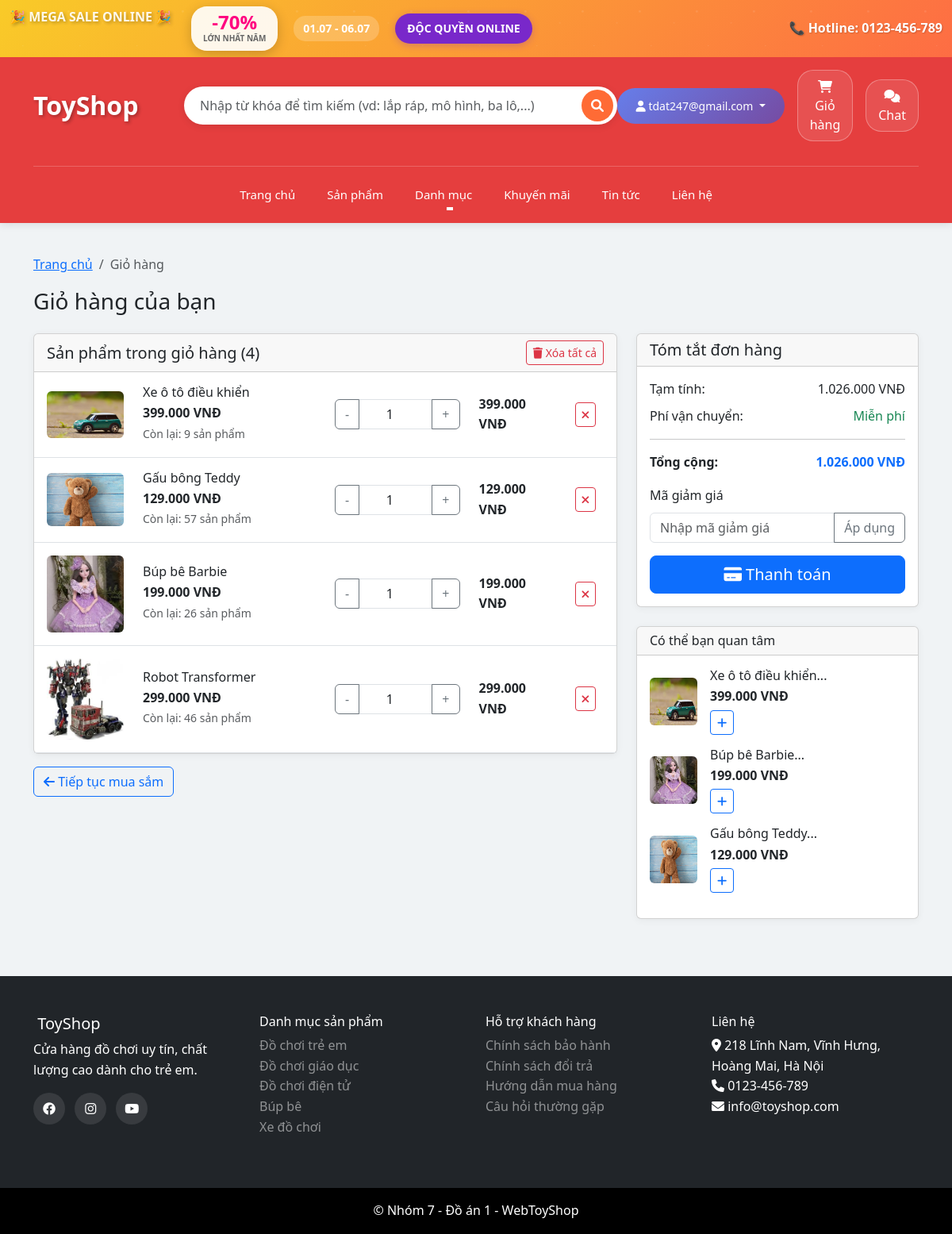
The app's page /cart.php (signed in) with its own data.
### tables this page shows
CREATE TABLE `cart` (
  `id` int(11) NOT NULL,
  `customer_id` int(11) DEFAULT NULL,
  `product_id` int(11) DEFAULT NULL,
  `quantity` int(11) NOT NULL DEFAULT 1,
  `created_at` timestamp NOT NULL DEFAULT current_timestamp()
);

CREATE TABLE `products` (
  `id` int(11) NOT NULL,
  `name` varchar(200) NOT NULL,
  `description` text DEFAULT NULL,
  `price` decimal(10,2) NOT NULL,
  `sale_price` decimal(10,2) DEFAULT NULL,
  `category_id` int(11) DEFAULT NULL,
  `image` varchar(255) DEFAULT NULL,
  `stock_quantity` int(11) DEFAULT 0,
  `status` enum('active','inactive') DEFAULT 'active',
  `featured` tinyint(1) DEFAULT 0,
  `created_at` timestamp NOT NULL DEFAULT current_timestamp()
);

CREATE TABLE `categories` (
  `id` int(11) NOT NULL,
  `name` varchar(100) NOT NULL,
  `description` text DEFAULT NULL,
  `image` varchar(255) DEFAULT NULL,
  `status` enum('active','inactive') DEFAULT 'active',
  `created_at` timestamp NOT NULL DEFAULT current_timestamp()
);

### config/database.php (called while the page is built, shortened)
<?php
$conn = new mysqli(DB_HOST, DB_USER, DB_PASS, DB_NAME);
$conn->set_charset("utf8mb4");
function executeQuery($sql, $params = []) {
    global $conn;
    $stmt = $conn->prepare($sql);
    if (!empty($params)) {
        $types = '';
        foreach ($params as $param) {
            if (is_int($param)) {
                $types .= 'i';
            } elseif (is_float($param)) {
                $types .= 'd';
            } elseif (is_string($param)) {
                $types .= 's';
            } else {
                $types .= 's';
            }
        }
        if (!$stmt->bind_param($types, ...$params)) {
            error_log("Binding parameters failed: " . $stmt->error);
            $stmt->close();
            return false;
        }
    }
    if (!$stmt->execute()) {
        error_log("Execute failed: " . $stmt->error);
        $stmt->close();
        return false;
    }
    if (strpos(strtoupper($sql), 'SELECT') === 0) {
        $result = $stmt->get_result();
        return $result;
    }
    return true;
}
function fetchAll($sql, $params = []) {
    $result = executeQuery($sql, $params);
    $data = [];
    if ($result && $result !== true) {
        while ($row = $result->fetch_assoc()) {
            $data[] = $row;
        }
    }
    return $data;
}
?>

### includes/functions.php (called while the page is built, shortened)
<?php
function formatMoney($amount) {
    return number_format($amount, 0, ',', '.') . ' VNĐ';
}
?>

### cart.php (the view, shortened to what this page needs)
<?php
include 'includes/header.php';
$customer_id = $_SESSION['customer_id'];
$cartItems = fetchAll("SELECT c.*, p.name, p.price, p.sale_price, p.image, p.stock_quantity
                       FROM cart c
                       JOIN products p ON c.product_id = p.id
                       WHERE c.customer_id = ?
                       ORDER BY c.created_at DESC", [$customer_id]);
$totalAmount = 0;
foreach ($cartItems as $item) {
    $price = $item['sale_price'] ?: $item['price'];
    $totalAmount += $price * $item['quantity'];
}
?>
<div class="container py-4">
    <nav aria-label="breadcrumb">
        <ol class="breadcrumb">
            <li class="breadcrumb-item"><a href="index.php">Trang chủ</a></li>
            <li class="breadcrumb-item active">Giỏ hàng</li>
        </ol>
    </nav>
    <h1 class="h3 mb-4">Giỏ hàng của bạn</h1>
    <?php if (empty($cartItems)): ?>
        <div class="text-center py-5">
            <i class="fas fa-shopping-cart fa-3x text-muted mb-3"></i>
            <h4>Giỏ hàng trống</h4>
            <p class="text-muted">Bạn chưa có sản phẩm nào trong giỏ hàng</p>
            <a href="products.php" class="btn btn-primary">
                <i class="fas fa-shopping-bag"></i> Tiếp tục mua sắm
            </a>
        </div>
    <?php else: ?>
        <div class="row">
            <div class="col-lg-8">
                <div class="card">
                    <div class="card-header d-flex justify-content-between align-items-center">
                        <h5 class="mb-0">Sản phẩm trong giỏ hàng (<?php echo count($cartItems); ?>)</h5>
                        <form method="POST" class="d-inline"
                              onsubmit="return confirm('Bạn có chắc muốn xóa tất cả sản phẩm?')">
                            <button type="submit" class="btn btn-outline-danger btn-sm">
                                <i class="fas fa-trash"></i> Xóa tất cả
                            </button>
                        </form>
                    </div>
                    <div class="card-body p-0">
                        <?php foreach ($cartItems as $item): ?>
                            <div class="cart-item border-bottom p-3">
                                <div class="row align-items-center">
                                    <div class="col-md-2">
                                        <img src="assets/img/<?php echo $item['image'] ?: 'default.jpg'; ?>"
                                             class="img-fluid rounded" alt="<?php echo $item['name']; ?>">
                                    </div>
                                    <div class="col-md-4">
                                        <h6 class="mb-1"><?php echo $item['name']; ?></h6>
                                        <div class="price">
                                            <?php if ($item['sale_price']): ?>
                                                <span class="text-danger fw-bold"><?php echo formatMoney($item['sale_price']); ?></span>
                                                <span class="text-muted text-decoration-line-through ms-2"><?php echo formatMoney($item['price']); ?></span>
                                            <?php else: ?>
                                                <span class="fw-bold"><?php echo formatMoney($item['price']); ?></span>
                                            <?php endif; ?>
                                        </div>
                                        <small class="text-muted">
                                            Còn lại: <?php echo $item['stock_quantity']; ?> sản phẩm
                                        </small>
                                    </div>
                                    <div class="col-md-3">
                                        <form method="POST" class="quantity-form">
                                            <div class="input-group">
                                                <button type="button" class="btn btn-outline-secondary"
                                                        onclick="changeCartQuantity(this, -1)">-</button>
                                                <input type="number" class="form-control text-center"
                                                       name="quantity" value="<?php echo $item['quantity']; ?>"
                                                       min="1" max="<?php echo $item['stock_quantity']; ?>"
                                                       onchange="this.form.submit()">
                                                <button type="button" class="btn btn-outline-secondary"
                                                        onclick="changeCartQuantity(this, 1)">+</button>
                                            </div>
                                        </form>
                                    </div>
                                    <div class="col-md-2">
                                        <?php
                                        $itemPrice = $item['sale_price'] ?: $item['price'];
                                        $itemTotal = $itemPrice * $item['quantity'];
                                        ?>
                                        <strong><?php echo formatMoney($itemTotal); ?></strong>
                                    </div>
                                    <div class="col-md-1">
                                        <form method="POST" class="d-inline"
                                              onsubmit="return confirm('Bạn có chắc muốn xóa sản phẩm này?')">
                                            <button type="submit" class="btn btn-outline-danger btn-sm">
                                                <i class="fas fa-times"></i>
                                            </button>
                                        </form>
                                    </div>
                                </div>
                            </div>
                        <?php endforeach; ?>
                    </div>
                </div>
                <div class="mt-3">
                    <a href="products.php" class="btn btn-outline-primary">
                        <i class="fas fa-arrow-left"></i> Tiếp tục mua sắm
                    </a>
                </div>
            </div>
            <div class="col-lg-4">
                <div class="card">
                    <div class="card-header">
                        <h5 class="mb-0">Tóm tắt đơn hàng</h5>
                    </div>
                    <div class="card-body">
                        <div class="d-flex justify-content-between mb-2">
                            <span>Tạm tính:</span>
                            <span><?php echo formatMoney($totalAmount); ?></span>
                        </div>
                        <div class="d-flex justify-content-between mb-2">
                            <span>Phí vận chuyển:</span>
                            <span class="text-success">Miễn phí</span>
                        </div>
                        <hr>
                        <div class="d-flex justify-content-between mb-3">
                            <strong>Tổng cộng:</strong>
                            <strong class="text-primary"><?php echo formatMoney($totalAmount); ?></strong>
                        </div>
                        <div class="mb-3 position-relative">
                            <label for="discount_code" class="form-label">Mã giảm giá</label>
                            <div class="input-group">
                                <input type="text" class="form-control" id="discount_code" placeholder="Nhập mã giảm giá" autocomplete="off" onfocus="showDiscountSuggestions()" oninput="filterDiscountSuggestions()">
                                <button class="btn btn-outline-secondary" type="button" onclick="applyDiscount()">
                                    Áp dụng
                                </button>
                            </div>
                        </div>
                        <a href="checkout.php" class="btn btn-primary w-100 btn-lg">
                            <i class="fas fa-credit-card"></i> Thanh toán
                        </a>
                    </div>
                </div>
                <div class="card mt-4">
                    <div class="card-header">
                        <h6 class="mb-0">Có thể bạn quan tâm</h6>
                    </div>
                    <div class="card-body">
                        <?php
                        $suggestedProducts = fetchAll("SELECT * FROM products
                                                       WHERE status = 'active' AND featured = 1
                                                       ORDER BY RAND() LIMIT 3");
                        foreach ($suggestedProducts as $product):
                        ?>
                            <div class="d-flex align-items-center mb-3">
                                <img src="assets/img/<?php echo $product['image'] ?: 'default.jpg'; ?>"
                                     width="60" height="60" class="rounded me-3">
                                <div class="flex-fill">
                                    <h6 class="mb-1"><?php echo substr($product['name'], 0, 30) . '...'; ?></h6>
                                    <div class="price">
                                        <?php if ($product['sale_price']): ?>
                                            <span class="text-danger fw-bold"><?php echo formatMoney($product['sale_price']); ?></span>
                                        <?php else: ?>
                                            <span class="fw-bold"><?php echo formatMoney($product['price']); ?></span>
                                        <?php endif; ?>
                                    </div>
                                    <button class="btn btn-outline-primary btn-sm mt-1"
                                            onclick="addToCart(<?php echo $product['id']; ?>)">
                                        <i class="fas fa-plus"></i>
                                    </button>
                                </div>
                            </div>
                        <?php endforeach; ?>
                    </div>
                </div>
            </div>
        </div>
    <?php endif; ?>
</div>
<div class="position-fixed bottom-0 end-0 p-3" style="z-index: 1100">
</div>
<?php include 'includes/footer.php'; ?>

### includes/footer.php (shortened to what this page needs)
    <footer class="footer bg-dark text-white mt-5">
        <div class="container py-5">
            <div class="row">
                <div class="col-md-3">
                    <h5><i class="fas fa-toy-brick"></i> ToyShop</h5>
                    <p>Cửa hàng đồ chơi uy tín, chất lượng cao dành cho trẻ em.</p>
                    <div class="social-links">
                        <a href="#" class="text-white me-2"><i class="fab fa-facebook"></i></a>
                        <a href="#" class="text-white me-2"><i class="fab fa-instagram"></i></a>
                        <a href="#" class="text-white me-2"><i class="fab fa-youtube"></i></a>
                    </div>
                </div>
                <div class="col-md-3">
                    <h6>Danh mục sản phẩm</h6>
                    <ul class="list-unstyled">
                        <?php
                        $categories = fetchAll("SELECT * FROM categories WHERE status = 'active' LIMIT 5");
                        foreach ($categories as $category):
                        ?>
                            <li><a href="category.php?id=<?php echo $category['id']; ?>" class="text-white-50"><?php echo $category['name']; ?></a></li>
                        <?php endforeach; ?>
                    </ul>
                </div>
                <div class="col-md-3">
                    <h6>Hỗ trợ khách hàng</h6>
                    <ul class="list-unstyled">
                        <li><a href="#" class="text-white-50">Chính sách bảo hành</a></li>
                        <li><a href="#" class="text-white-50">Chính sách đổi trả</a></li>
                        <li><a href="#" class="text-white-50">Hướng dẫn mua hàng</a></li>
                        <li><a href="#" class="text-white-50">Câu hỏi thường gặp</a></li>
                    </ul>
                </div>
                <div class="col-md-3">
                    <h6>Liên hệ</h6>
                    <ul class="list-unstyled">
                        <li><i class="fas fa-map-marker-alt"></i> 218 Lĩnh Nam, Vĩnh Hưng, Hoàng Mai, Hà Nội</li>
                        <li><i class="fas fa-phone"></i> 0123-456-789</li>
                        <li><i class="fas fa-envelope"></i> info@toyshop.com</li>
                    </ul>
                </div>
            </div>
        </div>
        <div class="footer-bottom bg-black py-3">
            <div class="container">
                <div class="row align-items-center">
                    <div class="col-12 text-center">
                        <p class="mb-0">&copy; Nhóm 7 - Đồ án 1 - WebToyShop</p>
                    </div>
                </div>
            </div>
        </div>
    </footer>
</body>
</html>

### assets/css/style.css (style rules this page uses)
:root { --primary-color: #007bff; --secondary-color: #6c757d; --success-color: #28a745; --danger-color: #dc3545; --warning-color: #ffc107; --info-color: #17a2b8; --light-color: #da4167; --dark-color: #343a40; --bg-color: #f7f8f9; }
body { font-family: "Segoe UI", Tahoma, Geneva, Verdana, sans-serif; line-height: 1.6; background-color: var(--bg-color); }
.footer { margin-top: auto; }
.social-links a { display: inline-block; width: 40px; height: 40px; line-height: 40px; text-align: center; border-radius: 50%; background: rgba(255, 255, 255, 0.1); transition: all 0.3s ease; }
.card { transition: all 0.3s ease; }
.card, .product-card, .category-card .card, .account-card { background-color: #ffffff; box-shadow: 0 2px 10px rgba(0, 0, 0, 0.05); }

### assets/css/custom.css (style rules this page uses)
body { background-color: #f0f3f5; }
.card, .product-card, .category-card .card, .account-card { background-color: #ffffff; box-shadow: 0 2px 10px rgba(0, 0, 0, 0.05); }

### includes/footer.php (style rules this page uses)
.footer a { text-decoration: none !important; }

### records on screen
cart: product.image (picture), product.name "Xe ô tô điều khiển", product.price "399.000 VNĐ", product.stock_quantity "9", quantity "1", formatMoney($itemTotal) "399.000 VNĐ"
cart: product.image (picture), product.name "Gấu bông Teddy", product.price "129.000 VNĐ", product.stock_quantity "57", quantity "1", formatMoney($itemTotal) "129.000 VNĐ"
cart: product.image (picture), product.name "Búp bê Barbie", product.price "199.000 VNĐ", product.stock_quantity "26", quantity "1", formatMoney($itemTotal) "199.000 VNĐ"
cart: product.image (picture), product.name "Robot Transformer", product.price "299.000 VNĐ", product.stock_quantity "46", quantity "1", formatMoney($itemTotal) "299.000 VNĐ"
products: image (picture), name "Xe ô tô điều khiển", price "399.000 VNĐ"
products: image (picture), name "Búp bê Barbie", price "199.000 VNĐ"
products: image (picture), name "Gấu bông Teddy", price "129.000 VNĐ"
categories: name "Đồ chơi trẻ em"
categories: name "Đồ chơi giáo dục"
categories: name "Đồ chơi điện tử"
categories: name "Búp bê"
categories: name "Xe đồ chơi"

### other values on screen
$_SESSION['customer_name'] "tdat247@gmail.com"
count($cartItems) "4"
formatMoney($totalAmount) "1.026.000 VNĐ"
